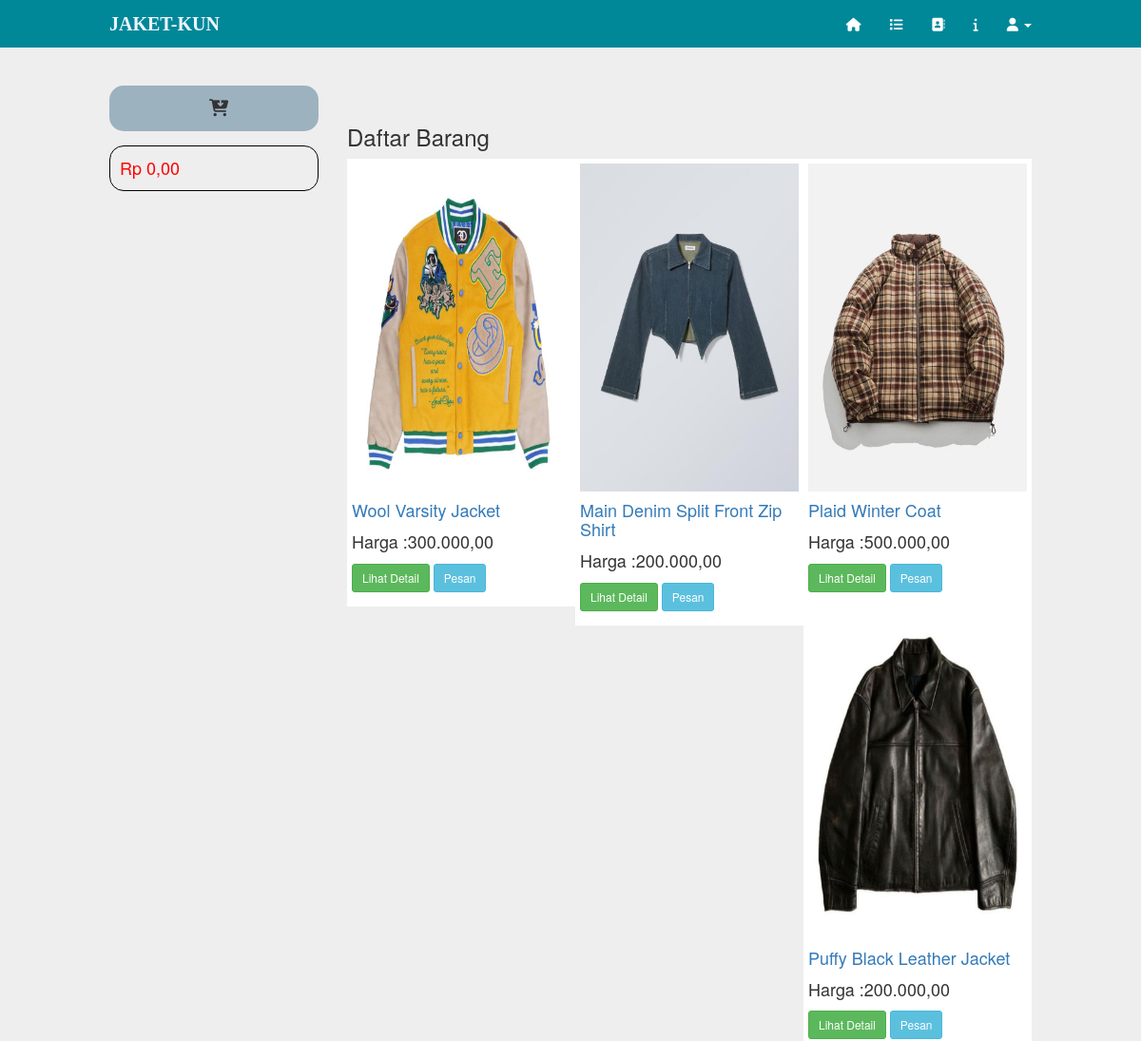
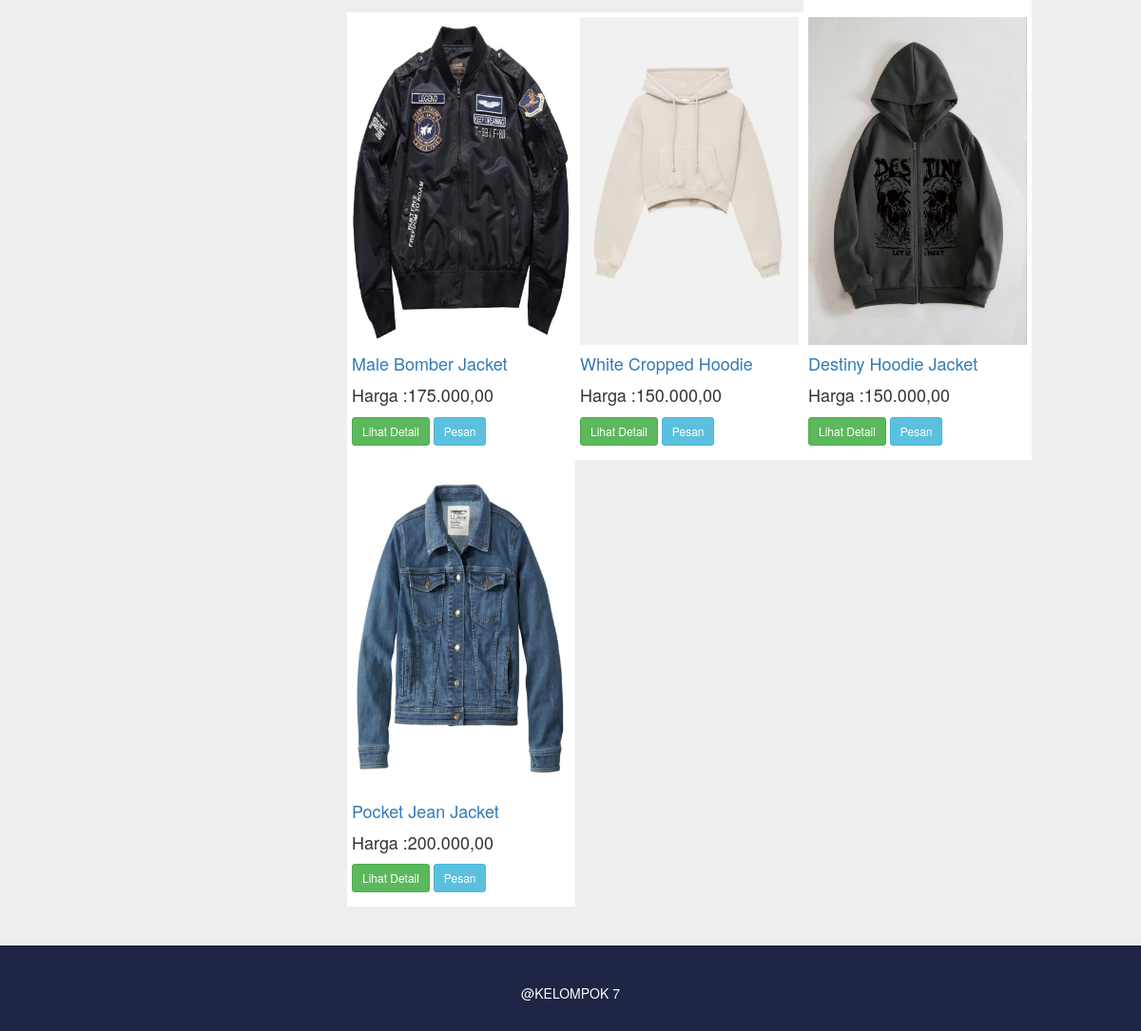
Page /menu.php on the committed database (2 pictures, top to bottom).
### tables this page shows
CREATE TABLE `produk` (
  `id` int(4) NOT NULL,
  `nama` varchar(100) NOT NULL,
  `deskripsi` text NOT NULL,
  `gambar` varchar(200) NOT NULL,
  `harga` decimal(10,0) NOT NULL,
  `kategori_produk_id` int(11) NOT NULL
);

### inc/config.php (called while the page is built, shortened)
<?php
	$url = "http://localhost/Mart/";
?>

### menu.php (the view, shortened to what this page needs)
<?php
	include"inc/config.php";
	include"layout/header.php";
?>
<?php	if(!empty($_GET['id'])){ ?>
		<?php
			extract($_GET);
			$k = mysqli_query($db,"SELECT * FROM produk where id='$id'");
			$data = mysqli_fetch_array($k);
		?>
		<div class="col-md-9">
			<div class="row">
			<div class="col-md-12">
			<h3>Detail : <?php echo $data['nama'] ?></h3>
				<br/>
				<div class="col-md-12 content-menu" style="margin-top:-20px;">
				<?php $kat = mysqli_fetch_array(mysqli_query($db,"SELECT * FROM kategori_produk where id='$data[kategori_produk_id]'"));  ?>
					<small>Kategori :<a href="<?php echo $url; ?>menu.php?kategori=<?php echo $kat['id'] ?>"><?php echo $kat['nama'] ?></a></small>
					<a href="<?php echo $url; ?>menu.php?id=<?php echo $data['id'] ?>">
						<img src="<?php echo $url; ?>uploads/<?php echo $data['gambar'] ?>" width="100%">
					</a>
					<br><br>
					<p><?php echo $data['deskripsi'] ?></p>
					<p style="font-size:18px">Harga :<?php echo number_format($data['harga'], 2, ',', '.') ?></p>
					<p>
						<a href="<?php echo $url; ?>keranjang.php?act=beli&&produk_id=<?php echo $data['id'] ?>" class="btn btn-info" href="#" role="button">Pesan</a>
					</p>
				</div>
			</div>
			</div>
		</div>
<?php }else{ ?>
			<div class="col-md-9">
			<div class="row">
			<div class="col-md-12">
			<hr>
			<h3>Daftar Barang</h3>
				<?php
					$k = mysqli_query($db, "SELECT * FROM produk");
					while($data = mysqli_fetch_array($k)){
				?>
				<div class="col-md-4 content-menu">
					<a href="<?php echo $url; ?>menu.php?id=<?php echo $data['id'] ?>">
						<img src="<?php echo $url; ?>uploads/<?php echo $data['gambar'] ?>" width="100%">
						<h4><?php echo $data['nama'] ?></h4>
					</a>
					<p style="font-size:18px">Harga :<?php echo number_format($data['harga'], 2, ',', '.') ?></p>
					<p>
						<a href="<?php echo $url; ?>menu.php?id=<?php echo $data['id'] ?>" class="btn btn-success btn-sm" href="#" role="button">Lihat Detail</a>
						<a href="<?php echo $url; ?>keranjang.php?act=beli&&produk_id=<?php echo $data['id'] ?>" class="btn btn-info btn-sm" href="#" role="button">Pesan</a>
					</p>
				</div>
				<?php } ?>
			</div>
			</div>
		</div>
<?php } ?>
<?php include"layout/footer.php"; ?>

### assets/css/navbar-fixed-top.css (style rules this page uses)
body { padding-top: 70px; }

### assets/css/style.css (style rules this page uses)
.content-menu { background-color: #FFF; padding:5px; }
* { transition: all 200ms ease-in-out; }
body { background-color: #EEE; }

### rows in the picture
produk: gambar (picture), nama "Wool Varsity Jacket", harga "300.000,00"
produk: gambar (picture), nama "Main Denim Split Front Zip Shirt", harga "200.000,00"
produk: gambar (picture), nama "Plaid Winter Coat", harga "500.000,00"
produk: gambar (picture), nama "Puffy Black Leather Jacket", harga "200.000,00"
produk: gambar (picture), nama "Male Bomber Jacket", harga "175.000,00"
produk: gambar (picture), nama "White Cropped Hoodie", harga "150.000,00"
produk: gambar (picture), nama "Destiny Hoodie Jacket", harga "150.000,00"
produk: gambar (picture), nama "Pocket Jean Jacket", harga "200.000,00"
